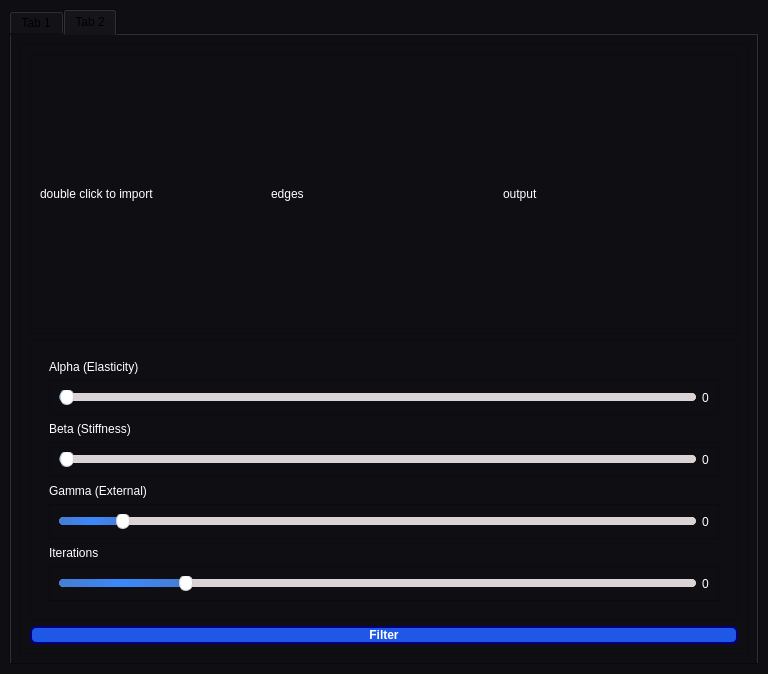
<?xml version="1.0" encoding="UTF-8"?>
<ui version="4.0">
 <class>SnakeApp</class>
 <widget class="QMainWindow" name="SnakeApp">
  <property name="geometry">
   <rect>
    <x>0</x>
    <y>0</y>
    <width>768</width>
    <height>674</height>
   </rect>
  </property>
  <property name="windowTitle">
   <string>Active Contour Model with PyQt5</string>
  </property>
  <property name="styleSheet">
   <string notr="true">QMainWindow {
    background-color:#2d3843;
}
QPushButton, QToolButton, QCommandLinkButton{
    padding: 0 5px 0 5px;
    border-style: solid;
    border-top-color: qlineargradient(spread:pad, x1:0, y1:0, x2:0, y2:1, stop:0 #c1c9cf, stop:1 #d2d8dd);
    border-right-color: qlineargradient(spread:pad, x1:1, y1:0, x2:0, y2:0, stop:0 #c1c9cf, stop:1 #d2d8dd);
    border-bottom-color: qlineargradient(spread:pad, x1:0, y1:1, x2:0, y2:0, stop:0 #c1c9cf, stop:1 #d2d8dd);
    border-left-color: qlineargradient(spread:pad, x1:0, y1:0, x2:1, y2:0, stop:0 #c1c9cf, stop:1 #d2d8dd);
    border-width: 2px;
    border-radius: 6px;
    color: white;
    font-weight: bold;
    background-color: qlineargradient(spread:pad, x1:0.5, y1:0, x2:0.5, y2:1, stop:0 #fbfdfd, stop:0.5 #ffffff, stop:1 #fbfdfd);
}
QPushButton::default, QToolButton::default, QCommandLinkButton::default{
    border: 2px solid transparent;
    color: #FFFFFF;
    background-color: qlineargradient(spread:pad, x1:0.5, y1:0, x2:0.5, y2:1, stop:0 #84afe5, stop:1 #1168e4);
}
QPushButton:hover, QToolButton:hover, QCommandLinkButton:hover{
    color: #3d3d3d;
}
QPushButton:pressed, QToolButton:pressed, QCommandLinkButton:pressed{
    color: #aeaeae;
    background-color: qlineargradient(spread:pad, x1:0.5, y1:0, x2:0.5, y2:1, stop:0 #ffffff, stop:0.5 #fbfdfd, stop:1 #ffffff);
}
QPushButton:disabled, QToolButton:disabled, QCommandLinkButton:disabled{
    color: #616161;
    background-color: qlineargradient(spread:pad, x1:0.5, y1:0, x2:0.5, y2:1, stop:0 #dce7eb, stop:0.5 #e0e8eb, stop:1 #dee7ec);
}
QLineEdit, QTextEdit, QPlainTextEdit, QSpinBox, QDoubleSpinBox, QTimeEdit, QDateEdit, QDateTimeEdit {
    border-width: 2px;
    border-radius: 8px;
    border-style: solid;
    border-top-color: qlineargradient(spread:pad, x1:0.5, y1:1, x2:0.5, y2:0, stop:0 #c1c9cf, stop:1 #d2d8dd);
    border-right-color: qlineargradient(spread:pad, x1:0, y1:0, x2:1, y2:0, stop:0 #c1c9cf, stop:1 #d2d8dd);
    border-bottom-color: qlineargradient(spread:pad, x1:0.5, y1:0, x2:0.5, y2:1, stop:0 #c1c9cf, stop:1 #d2d8dd);
    border-left-color: qlineargradient(spread:pad, x1:1, y1:0, x2:0, y2:0, stop:0 #c1c9cf, stop:1 #d2d8dd);
    background-color: #f4f4f4;
    color: #3d3d3d;
}
QLineEdit:focus, QTextEdit:focus, QPlainTextEdit:focus, QSpinBox:focus, QDoubleSpinBox:focus, QTimeEdit:focus, QDateEdit:focus, QDateTimeEdit:focus {
    border-width: 2px;
    border-radius: 8px;
    border-style: solid;
    border-top-color: qlineargradient(spread:pad, x1:0.5, y1:1, x2:0.5, y2:0, stop:0 #85b7e3, stop:1 #9ec1db);
    border-right-color: qlineargradient(spread:pad, x1:0, y1:0, x2:1, y2:0, stop:0 #85b7e3, stop:1 #9ec1db);
    border-bottom-color: qlineargradient(spread:pad, x1:0.5, y1:0, x2:0.5, y2:1, stop:0 #85b7e3, stop:1 #9ec1db);
    border-left-color: qlineargradient(spread:pad, x1:1, y1:0, x2:0, y2:0, stop:0 #85b7e3, stop:1 #9ec1db);
    background-color: #f4f4f4;
    color: #3d3d3d;
}
QLineEdit:disabled, QTextEdit:disabled, QPlainTextEdit:disabled, QSpinBox:disabled, QDoubleSpinBox:disabled, QTimeEdit:disabled, QDateEdit:disabled, QDateTimeEdit:disabled {
    color: #b9b9b9;
}
QSpinBox::up-button, QDoubleSpinBox::up-button, QTimeEdit::up-button, QDateEdit::up-button, QDateTimeEdit::up-button {
    subcontrol-origin: padding;
    subcontrol-position: top right;
    width: 15px;
    color: #272727;
    border-left-width: 1px;
    border-left-color: darkgray;
    border-left-style: solid;
    border-top-right-radius: 3px;
    padding: 3px;
}
QSpinBox::down-button, QDoubleSpinBox::down-button, QTimeEdit::down-button, QDateEdit::down-button, QDateTimeEdit::down-button {
    subcontrol-origin: padding;
    subcontrol-position: bottom right;
    width: 15px;
    color: #272727;
    border-left-width: 1px;
    border-left-color: darkgray;
    border-left-style: solid;
    border-bottom-right-radius: 3px;
    padding: 3px;
}
QSpinBox::up-button:pressed, QDoubleSpinBox::up-button:pressed, QTimeEdit::up-button:pressed, QDateEdit::up-button:pressed, QDateTimeEdit::up-button:pressed {
    color: #aeaeae;
    background-color: qlineargradient(spread:pad, x1:0.5, y1:0, x2:0.5, y2:1, stop:0 #ffffff, stop:0.5 #fbfdfd, stop:1 #ffffff);
}
QSpinBox::down-button:pressed, QDoubleSpinBox::down-button:pressed, QTimeEdit::down-button:pressed, QDateEdit::down-button:pressed, QDateTimeEdit::down-button:pressed {
    color: #aeaeae;
    background-color: qlineargradient(spread:pad, x1:0.5, y1:0, x2:0.5, y2:1, stop:0 #ffffff, stop:0.5 #fbfdfd, stop:1 #ffffff);
}
QSpinBox::up-button:hover, QDoubleSpinBox::up-button:hover, QTimeEdit::up-button:hover, QDateEdit::up-button:hover, QDateTimeEdit::up-button:hover {
    color: #FFFFFF;
    border-top-right-radius: 5px;
    background-color: qlineargradient(spread:pad, x1:0.5, y1:0, x2:0.5, y2:1, stop:0 #84afe5, stop:1 #1168e4);
    
}
QSpinBox::down-button:hover, QDoubleSpinBox::down-button:hover, QTimeEdit::down-button:hover, QDateEdit::down-button:hover, QDateTimeEdit::down-button:hover {
    color: #FFFFFF;
    border-bottom-right-radius: 5px;
    background-color: qlineargradient(spread:pad, x1:0.5, y1:0, x2:0.5, y2:1, stop:0 #84afe5, stop:1 #1168e4);
}
QSpinBox::up-arrow, QDoubleSpinBox::up-arrow, QTimeEdit::up-arrow, QDateEdit::up-arrow, QDateTimeEdit::up-arrow {
    image: url(/usr/share/icons/Adwaita/16x16/actions/go-up-symbolic.symbolic.png);
}
QSpinBox::down-arrow, QDoubleSpinBox::down-arrow, QTimeEdit::down-arrow, QDateEdit::down-arrow, QDateTimeEdit::down-arrow {
    image: url(/usr/share/icons/Adwaita/16x16/actions/go-down-symbolic.symbolic.png);
}
QProgressBar {
    max-height: 8px;
    text-align: center;
    font: italic bold 11px;
    color: #3d3d3d;
    border: 1px solid transparent;
    border-radius:4px;
    background-color: qlineargradient(spread:pad, x1:0, y1:0, x2:0, y2:1, stop:0 #ddd5d5, stop:0.5 #dad3d3, stop:1 #ddd5d5);
}
QProgressBar::chunk {
    background-color: qlineargradient(spread:pad, x1:0, y1:0, x2:0, y2:1, stop:0 #467dd1, stop:0.5 #3b88fc, stop:1 #467dd1);
    border-radius: 4px;
}
QProgressBar:disabled {
    color: #616161;
}
QProgressBar::chunk:disabled {
    background-color: #aeaeae;
}
QSlider::groove {
    border: 1px solid #bbbbbb;
    background-color: #303239;
    border-radius: 4px;
}
QSlider::groove:horizontal {
    height: 6px;
}
QSlider::groove:vertical {
    width: 6px;
}
QSlider::handle:horizontal {
    background: #ffffff;
    border-style: solid;
    border-width: 1px;
    border-color: rgb(207,207,207);
    width: 12px;
    margin: -5px 0;
    border-radius: 7px;
}
QSlider::handle:vertical {
    background: #ffffff;
    border-style: solid;
    border-width: 1px;
    border-color: rgb(207,207,207);
    height: 12px;
    margin: 0 -5px;
    border-radius: 7px;
}
QSlider::add-page, QSlider::sub-page {
    border: 1px transparent;
    background-color: #52595d;
    border-radius: 4px;
}
QSlider::add-page:horizontal {
    background: qlineargradient(spread:pad, x1:0, y1:0, x2:0, y2:1, stop:0 #ddd5d5, stop:0.5 #dad3d3, stop:1 #ddd5d5);
}
QSlider::sub-page:horizontal {
    background-color: qlineargradient(spread:pad, x1:0, y1:0, x2:1, y2:0, stop:0 #467dd1, stop:0.5 #3b88fc, stop:1 #467dd1);
}
QSlider::add-page:vertical {
    background-color: qlineargradient(spread:pad, x1:0, y1:0, x2:0, y2:1, stop:0 #467dd1, stop:0.5 #3b88fc, stop:1 #467dd1);
}
QSlider::sub-page:vertical {
    background: #303239;
}
QSlider::add-page:horizontal:disabled, QSlider::sub-page:horizontal:disabled, QSlider::add-page:vertical:disabled, QSlider::sub-page:vertical:disabled {
    background: #303239;
}
QLabel, QCheckBox, QRadioButton {
    color: white;
}
QCheckBox {
    padding: 2px;
}
QCheckBox:disabled, QRadioButton:disabled {
    color: #808086;
    padding: 2px;
}

QCheckBox:hover {
    border-radius:4px;
    border-style:solid;
    padding-left: 1px;
    padding-right: 1px;
    padding-bottom: 1px;
    padding-top: 1px;
    border-width:1px;
    border-color: transparent;
}
QCheckBox::indicator:checked {
    
    height: 15px;
    width: 15px;
    border-style:solid;
    border-width: 1px;
    border-color: #48a5fd;
    color: #ffffff;
    border-radius: 3px;
    background-color: qlineargradient(spread:pad, x1:0, y1:0, x2:0, y2:1, stop:0 #48a5fd, stop:0.5 #329cfb, stop:1 #48a5fd);
}
QCheckBox::indicator:unchecked {
    
    height: 15px;
    width: 15px;
    border-style:solid;
    border-width: 1px;
    border-color: #48a5fd;
    border-radius: 3px;
    background-color: #fbfdfa;
}
QLCDNumber {
    color: #616161;;
}
QMenuBar {
    background-color: #ececec;
}
QMenuBar::item {
    color: #616161;
    spacing: 3px;
    padding: 1px 4px;
    background-color: #ececec;
}

QMenuBar::item:selected {
    background-color: #dadada;
    color: #3d3d3d;
}
QMenu {
    background-color: #ececec;
}
QMenu::item:selected {
    background-color: #dadada;
    color: #3d3d3d;
}
QMenu::item {
    color: #616161;;
    background-color: #e0e0e0;
}

QRadioButton::indicator {
    height: 14px;
    width: 14px;
    border-style:solid;
    border-radius:7px;
    border-width: 1px;
}
QRadioButton::indicator:checked {
    border-color: #48a5fd;
    background-color: qradialgradient(cx:0.5, cy:0.5, radius:0.4,fx:0.5, fy:0.5, stop:0 #ffffff, stop:0.5 #ffffff, stop:0.6 #48a5fd, stop:1 #48a5fd);
}
QRadioButton::indicator:!checked {
    border-color: #a9b7c6;
    background-color: #fbfdfa;
}
QStatusBar {
    color:#027f7f;
}

QDial {
    background: #16a085;
}

QToolBox {
    color: #a9b7c6;
    background-color: #222b2e;
}
QToolBox::tab {
    color: #a9b7c6;
    background-color:#222b2e;
}
QToolBox::tab:selected {
    color: #FFFFFF;
    background-color:#222b2e;
}
QScrollArea {
    color: #FFFFFF;
    background-color:#222b2e;
}

QScrollBar:horizontal {
	max-height: 10px;
	border: 1px transparent grey;
	margin: 0px 20px 0px 20px;
	background: transparent;
}
QScrollBar:vertical {
	max-width: 10px;
	border: 1px transparent grey;
	margin: 20px 0px 20px 0px;
	background: transparent;
}
QScrollBar::handle:vertical, QScrollBar::handle:horizontal {
	background: #52595d;
	border-style: transparent;
	border-radius: 4px;
	min-height: 25px;
}
QScrollBar::handle:horizontal:hover, QScrollBar::handle:vertical:hover {
	background: qlineargradient(spread:pad, x1:0, y1:0, x2:1, y2:0, stop:0 #467dd1, stop:0.5 #3b88fc, stop:1 #467dd1);
}
QScrollBar::add-line, QScrollBar::sub-line {
    border: 2px transparent grey;
    border-radius: 4px;
    subcontrol-origin: margin;
    background: #b9b9b9;
}
QScrollBar::add-line:horizontal {
    width: 20px;
    subcontrol-position: right;
}
QScrollBar::add-line:vertical {
    height: 20px;
    subcontrol-position: bottom;
}
QScrollBar::sub-line:horizontal {
    width: 20px;
    subcontrol-position: left;
}
QScrollBar::sub-line:vertical {
    height: 20px;
    subcontrol-position: top;
}
QScrollBar::add-line:vertical:pressed, QScrollBar::add-line:horizontal:pressed, QScrollBar::sub-line:horizontal:pressed, QScrollBar::sub-line:vertical:pressed {
    background: qlineargradient(spread:pad, x1:0, y1:0, x2:1, y2:0, stop:0 #467dd1, stop:0.5 #3b88fc, stop:1 #467dd1);
}
QScrollBar::add-page:horizontal, QScrollBar::sub-page:horizontal, QScrollBar::add-page:vertical, QScrollBar::sub-page:vertical {
    background: none;
}
QScrollBar::up-arrow:vertical {
    image: url(/usr/share/icons/Adwaita/16x16/actions/go-up-symbolic.symbolic.png);
}
QScrollBar::down-arrow:vertical {
    image: url(/usr/share/icons/Adwaita/16x16/actions/go-down-symbolic.symbolic.png);
}
QScrollBar::left-arrow:horizontal {
    image: url(/usr/share/icons/Adwaita/16x16/actions/go-previous-symbolic.symbolic.png);
}
QScrollBar::right-arrow:horizontal {
    image: url(/usr/share/icons/Adwaita/16x16/actions/go-next-symbolic.symbolic.png);
}</string>
  </property>
  <widget class="QWidget" name="centralwidget">
   <property name="styleSheet">
    <string notr="true">background-color: #0F0E13
;</string>
   </property>
   <layout class="QVBoxLayout" name="verticalLayout">
    <item>
     <widget class="QTabWidget" name="tabWidget">
      <property name="currentIndex">
       <number>1</number>
      </property>
      <widget class="QWidget" name="tab">
       <attribute name="title">
        <string>Tab 1</string>
       </attribute>
       <layout class="QHBoxLayout" name="horizontalLayout_2">
        <item>
         <widget class="QFrame" name="frame_2">
          <property name="frameShape">
           <enum>QFrame::StyledPanel</enum>
          </property>
          <property name="frameShadow">
           <enum>QFrame::Raised</enum>
          </property>
          <layout class="QVBoxLayout" name="verticalLayout_2">
           <item>
            <widget class="QGraphicsView" name="graphicsView"/>
           </item>
           <item>
            <widget class="QFrame" name="frame">
             <property name="frameShape">
              <enum>QFrame::StyledPanel</enum>
             </property>
             <property name="frameShadow">
              <enum>QFrame::Raised</enum>
             </property>
             <layout class="QHBoxLayout" name="horizontalLayout">
              <item>
               <widget class="QPushButton" name="init_btn">
                <property name="styleSheet">
                 <string notr="true">background-color: rgb(31, 87, 231);
border-color: rgb(0, 0, 127);</string>
                </property>
                <property name="text">
                 <string>Initialize Contour</string>
                </property>
               </widget>
              </item>
              <item>
               <widget class="QPushButton" name="reset_btn">
                <property name="text">
                 <string>Reset Contour</string>
                </property>
               </widget>
              </item>
             </layout>
            </widget>
           </item>
           <item>
            <widget class="QWidget" name="widget_6" native="true">
             <layout class="QVBoxLayout" name="verticalLayout_5">
              <item>
               <widget class="QLabel" name="label_alpha">
                <property name="text">
                 <string>Alpha (Elasticity)</string>
                </property>
               </widget>
              </item>
              <item>
               <widget class="QFrame" name="frame_6">
                <property name="frameShape">
                 <enum>QFrame::StyledPanel</enum>
                </property>
                <property name="frameShadow">
                 <enum>QFrame::Raised</enum>
                </property>
                <layout class="QHBoxLayout" name="horizontalLayout_4">
                 <item>
                  <widget class="QSlider" name="alpha_slider">
                   <property name="minimum">
                    <number>1</number>
                   </property>
                   <property name="maximum">
                    <number>1000</number>
                   </property>
                   <property name="value">
                    <number>1</number>
                   </property>
                   <property name="orientation">
                    <enum>Qt::Horizontal</enum>
                   </property>
                  </widget>
                 </item>
                 <item>
                  <widget class="QLabel" name="alpha_label">
                   <property name="text">
                    <string>0</string>
                   </property>
                  </widget>
                 </item>
                </layout>
               </widget>
              </item>
              <item>
               <widget class="QLabel" name="label_beta">
                <property name="text">
                 <string>Beta (Stiffness)</string>
                </property>
               </widget>
              </item>
              <item>
               <widget class="QFrame" name="frame_7">
                <property name="frameShape">
                 <enum>QFrame::StyledPanel</enum>
                </property>
                <property name="frameShadow">
                 <enum>QFrame::Raised</enum>
                </property>
                <layout class="QHBoxLayout" name="horizontalLayout_5">
                 <item>
                  <widget class="QSlider" name="beta_slider">
                   <property name="minimum">
                    <number>1</number>
                   </property>
                   <property name="maximum">
                    <number>1000</number>
                   </property>
                   <property name="value">
                    <number>1</number>
                   </property>
                   <property name="orientation">
                    <enum>Qt::Horizontal</enum>
                   </property>
                  </widget>
                 </item>
                 <item>
                  <widget class="QLabel" name="beta_label">
                   <property name="text">
                    <string>0</string>
                   </property>
                  </widget>
                 </item>
                </layout>
               </widget>
              </item>
              <item>
               <widget class="QLabel" name="label_gamma">
                <property name="text">
                 <string>Gamma (External)</string>
                </property>
               </widget>
              </item>
              <item>
               <widget class="QFrame" name="frame_8">
                <property name="frameShape">
                 <enum>QFrame::StyledPanel</enum>
                </property>
                <property name="frameShadow">
                 <enum>QFrame::Raised</enum>
                </property>
                <layout class="QHBoxLayout" name="horizontalLayout_6">
                 <item>
                  <widget class="QSlider" name="gamma_slider">
                   <property name="minimum">
                    <number>1</number>
                   </property>
                   <property name="maximum">
                    <number>100</number>
                   </property>
                   <property name="value">
                    <number>10</number>
                   </property>
                   <property name="orientation">
                    <enum>Qt::Horizontal</enum>
                   </property>
                  </widget>
                 </item>
                 <item>
                  <widget class="QLabel" name="gamma_label">
                   <property name="text">
                    <string>0</string>
                   </property>
                  </widget>
                 </item>
                </layout>
               </widget>
              </item>
              <item>
               <widget class="QLabel" name="label_iterations">
                <property name="text">
                 <string>Iterations</string>
                </property>
               </widget>
              </item>
              <item>
               <widget class="QFrame" name="frame_9">
                <property name="frameShape">
                 <enum>QFrame::StyledPanel</enum>
                </property>
                <property name="frameShadow">
                 <enum>QFrame::Raised</enum>
                </property>
                <layout class="QHBoxLayout" name="horizontalLayout_7">
                 <item>
                  <widget class="QSlider" name="iterations_slider">
                   <property name="minimum">
                    <number>10</number>
                   </property>
                   <property name="maximum">
                    <number>1000</number>
                   </property>
                   <property name="value">
                    <number>200</number>
                   </property>
                   <property name="orientation">
                    <enum>Qt::Horizontal</enum>
                   </property>
                  </widget>
                 </item>
                 <item>
                  <widget class="QLabel" name="iterations_label">
                   <property name="text">
                    <string>0</string>
                   </property>
                  </widget>
                 </item>
                </layout>
               </widget>
              </item>
             </layout>
            </widget>
           </item>
           <item>
            <widget class="QPushButton" name="evolve_btn">
             <property name="styleSheet">
              <string notr="true">background-color: rgb(31, 87, 231);
border-color: rgb(0, 0, 127);</string>
             </property>
             <property name="text">
              <string>Evolve</string>
             </property>
            </widget>
           </item>
          </layout>
         </widget>
        </item>
       </layout>
      </widget>
      <widget class="QWidget" name="tab_2">
       <attribute name="title">
        <string>Tab 2</string>
       </attribute>
       <layout class="QVBoxLayout" name="verticalLayout_3">
        <item>
         <widget class="QFrame" name="frame_3">
          <property name="frameShape">
           <enum>QFrame::StyledPanel</enum>
          </property>
          <property name="frameShadow">
           <enum>QFrame::Raised</enum>
          </property>
          <layout class="QVBoxLayout" name="verticalLayout_4">
           <item>
            <widget class="QFrame" name="frame_4">
             <property name="frameShape">
              <enum>QFrame::StyledPanel</enum>
             </property>
             <property name="frameShadow">
              <enum>QFrame::Raised</enum>
             </property>
             <layout class="QHBoxLayout" name="horizontalLayout_3">
              <item>
               <widget class="QLabel" name="label">
                <property name="text">
                 <string>double click to import</string>
                </property>
               </widget>
              </item>
              <item>
               <widget class="QLabel" name="label_2">
                <property name="text">
                 <string>edges</string>
                </property>
               </widget>
              </item>
              <item>
               <widget class="QLabel" name="label_3">
                <property name="text">
                 <string>output</string>
                </property>
               </widget>
              </item>
             </layout>
            </widget>
           </item>
           <item>
            <widget class="QFrame" name="frame_5">
             <property name="frameShape">
              <enum>QFrame::StyledPanel</enum>
             </property>
             <property name="frameShadow">
              <enum>QFrame::Raised</enum>
             </property>
             <layout class="QVBoxLayout" name="verticalLayout_7">
              <item>
               <widget class="QWidget" name="widget_7" native="true">
                <layout class="QVBoxLayout" name="verticalLayout_6">
                 <item>
                  <widget class="QLabel" name="label_alpha_2">
                   <property name="text">
                    <string>Alpha (Elasticity)</string>
                   </property>
                  </widget>
                 </item>
                 <item>
                  <widget class="QFrame" name="frame_10">
                   <property name="frameShape">
                    <enum>QFrame::StyledPanel</enum>
                   </property>
                   <property name="frameShadow">
                    <enum>QFrame::Raised</enum>
                   </property>
                   <layout class="QHBoxLayout" name="horizontalLayout_8">
                    <item>
                     <widget class="QSlider" name="alpha_slider_2">
                      <property name="minimum">
                       <number>1</number>
                      </property>
                      <property name="maximum">
                       <number>1000</number>
                      </property>
                      <property name="value">
                       <number>1</number>
                      </property>
                      <property name="orientation">
                       <enum>Qt::Horizontal</enum>
                      </property>
                     </widget>
                    </item>
                    <item>
                     <widget class="QLabel" name="label_8">
                      <property name="text">
                       <string>0</string>
                      </property>
                     </widget>
                    </item>
                   </layout>
                  </widget>
                 </item>
                 <item>
                  <widget class="QLabel" name="label_beta_2">
                   <property name="text">
                    <string>Beta (Stiffness)</string>
                   </property>
                  </widget>
                 </item>
                 <item>
                  <widget class="QFrame" name="frame_11">
                   <property name="frameShape">
                    <enum>QFrame::StyledPanel</enum>
                   </property>
                   <property name="frameShadow">
                    <enum>QFrame::Raised</enum>
                   </property>
                   <layout class="QHBoxLayout" name="horizontalLayout_9">
                    <item>
                     <widget class="QSlider" name="beta_slider_2">
                      <property name="minimum">
                       <number>1</number>
                      </property>
                      <property name="maximum">
                       <number>1000</number>
                      </property>
                      <property name="value">
                       <number>1</number>
                      </property>
                      <property name="orientation">
                       <enum>Qt::Horizontal</enum>
                      </property>
                     </widget>
                    </item>
                    <item>
                     <widget class="QLabel" name="label_9">
                      <property name="text">
                       <string>0</string>
                      </property>
                     </widget>
                    </item>
                   </layout>
                  </widget>
                 </item>
                 <item>
                  <widget class="QLabel" name="label_gamma_2">
                   <property name="text">
                    <string>Gamma (External)</string>
                   </property>
                  </widget>
                 </item>
                 <item>
                  <widget class="QFrame" name="frame_12">
                   <property name="frameShape">
                    <enum>QFrame::StyledPanel</enum>
                   </property>
                   <property name="frameShadow">
                    <enum>QFrame::Raised</enum>
                   </property>
                   <layout class="QHBoxLayout" name="horizontalLayout_10">
                    <item>
                     <widget class="QSlider" name="gamma_slider_2">
                      <property name="minimum">
                       <number>1</number>
                      </property>
                      <property name="maximum">
                       <number>100</number>
                      </property>
                      <property name="value">
                       <number>10</number>
                      </property>
                      <property name="orientation">
                       <enum>Qt::Horizontal</enum>
                      </property>
                     </widget>
                    </item>
                    <item>
                     <widget class="QLabel" name="label_10">
                      <property name="text">
                       <string>0</string>
                      </property>
                     </widget>
                    </item>
                   </layout>
                  </widget>
                 </item>
                 <item>
                  <widget class="QLabel" name="label_iterations_2">
                   <property name="text">
                    <string>Iterations</string>
                   </property>
                  </widget>
                 </item>
                 <item>
                  <widget class="QFrame" name="frame_13">
                   <property name="frameShape">
                    <enum>QFrame::StyledPanel</enum>
                   </property>
                   <property name="frameShadow">
                    <enum>QFrame::Raised</enum>
                   </property>
                   <layout class="QHBoxLayout" name="horizontalLayout_11">
                    <item>
                     <widget class="QSlider" name="iterations_slider_2">
                      <property name="minimum">
                       <number>10</number>
                      </property>
                      <property name="maximum">
                       <number>1000</number>
                      </property>
                      <property name="value">
                       <number>200</number>
                      </property>
                      <property name="orientation">
                       <enum>Qt::Horizontal</enum>
                      </property>
                     </widget>
                    </item>
                    <item>
                     <widget class="QLabel" name="label_11">
                      <property name="text">
                       <string>0</string>
                      </property>
                     </widget>
                    </item>
                   </layout>
                  </widget>
                 </item>
                </layout>
               </widget>
              </item>
             </layout>
            </widget>
           </item>
           <item>
            <widget class="QPushButton" name="pushButton">
             <property name="styleSheet">
              <string notr="true">background-color: rgb(31, 87, 231);
border-color: rgb(0, 0, 127);</string>
             </property>
             <property name="text">
              <string>Filter</string>
             </property>
            </widget>
           </item>
          </layout>
         </widget>
        </item>
       </layout>
      </widget>
     </widget>
    </item>
   </layout>
  </widget>
 </widget>
 <resources/>
 <connections/>
</ui>
